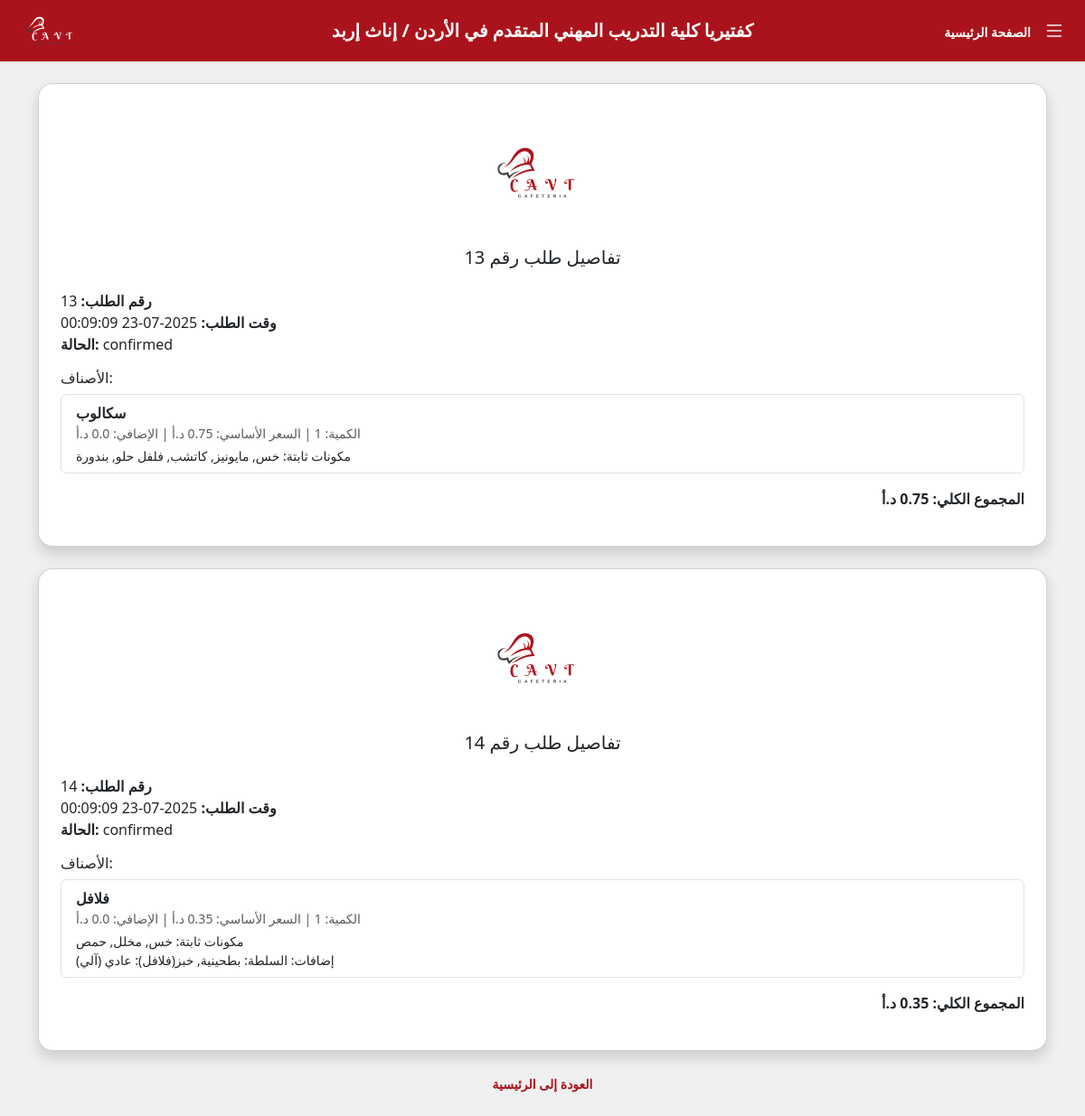
Page /order_waiting/17 (signed in) on the committed database.
### tables this page shows
CREATE TABLE "orders" (
	"id"	INTEGER,
	"user_id"	INTEGER NOT NULL,
	"order_time"	DATETIME NOT NULL DEFAULT CURRENT_TIMESTAMP,
	"status"	TEXT NOT NULL DEFAULT 'pending',
	PRIMARY KEY("id" AUTOINCREMENT),
	FOREIGN KEY("user_id") REFERENCES "User"("id") ON DELETE CASCADE
);

CREATE TABLE "order_details" (
	"id"	INTEGER,
	"order_id"	INTEGER NOT NULL,
	"item_id"	INTEGER NOT NULL,
	"quantity"	INTEGER DEFAULT 1,
	"base_price"	REAL NOT NULL,
	"extra_price"	REAL DEFAULT 0,
	"details_json"	TEXT,
	PRIMARY KEY("id" AUTOINCREMENT),
	FOREIGN KEY("item_id") REFERENCES "MenuItem"("id") ON DELETE CASCADE,
	FOREIGN KEY("order_id") REFERENCES "orders"("id") ON DELETE CASCADE
);

CREATE TABLE "MenuItem" (
	"id"	INTEGER,
	"name"	TEXT NOT NULL,
	"price"	REAL NOT NULL,
	"category_id"	INTEGER NOT NULL,
	"image"	TEXT DEFAULT 'image/default.jpg',
	PRIMARY KEY("id" AUTOINCREMENT),
	FOREIGN KEY("category_id") REFERENCES "category"("id") ON DELETE CASCADE
);

### temp.py (the view)
@app.route('/order_waiting/<int:order_id>')
@login_required
def order_waiting(order_id):
    conn = get_db_connection()
    selected_order = conn.execute('SELECT * FROM orders WHERE id = ?', (order_id,)).fetchone()
    if not selected_order:
        conn.close()
        flash("🚫 لم يتم العثور على الطلب.")
        return redirect(url_for('home'))
    order_date = selected_order['order_time'].split(" ")[0]  # جزء التاريخ فقط
    user_id = session.get('user_id')
    orders = conn.execute('''
        SELECT id, order_time, status
        FROM orders
        WHERE user_id = ? AND DATE(order_time) = ?
        ORDER BY order_time DESC
    ''', (user_id, order_date)).fetchall()
    all_orders = []
    for order in orders:
        order_id = order['id']
        rows = conn.execute('''
            SELECT od.quantity, od.base_price, od.extra_price, od.details_json,
                   m.name AS item_name
            FROM order_details od
            JOIN MenuItem m ON od.item_id = m.id
            WHERE od.order_id = ?
        ''', (order_id,)).fetchall()
        order_items = []
        total = 0
        for row in rows:
            details = json.loads(row['details_json']) if row['details_json'] else {}
            fixed_ingredients = details.get('fixed_ingredients', [])
            custom_options = details.get('custom_options', [])
            notes = details.get('notes', '')
            total_price = row['base_price'] + row['extra_price']
            total += total_price * row['quantity']
            order_items.append({
                'item_name': row['item_name'],
                'quantity': row['quantity'],
                'base_price': row['base_price'],
                'extra_price': row['extra_price'],
                'fixed_ingredients': fixed_ingredients,
                'custom_options': custom_options,
                'notes': notes
            })
        all_orders.append({
            'id': order['id'],
            'order_time': order['order_time'],
            'status': order['status'],
            'items': order_items,
            'total': round(total, 2)
        })
    conn.close()
    return render_template('order_confirmed.html', orders=all_orders)

### database.py (called while the page is built)
def get_db_connection():
    conn = sqlite3.connect("college_users.db")
    conn.row_factory = sqlite3.Row  # بترجع النتائج كـ dict
    return conn

### temp.py (called while the page is built)
def login_required(f):
    @wraps(f)
    def decorated_function(*args, **kwargs):
        if 'user_id' not in session:
            flash('يجب تسجيل الدخول أولاً')
            return redirect(url_for('login'))
        return f(*args, **kwargs)
    return decorated_function

### templates/order_confirmed.html (shortened to what this page needs)
{% extends 'navbar.html' %}
{% block body %}
<div class="container py-4">
  {% for order in orders %}
  <div class="card shadow p-4 mb-4 rounded-4">
    <div class="text-center mb-3">
      <img src="{{ url_for('static', filename='image/CAVT_logo.svg') }}" alt="شعار الكلية" class="rounded" width="140">
    </div>
    <h5 class="text-center mb-4">تفاصيل طلب رقم {{ order['id'] }}</h5>
    <div class="mb-3">
      <strong>رقم الطلب:</strong> {{ order['id'] }}<br>
      <strong>وقت الطلب:</strong> {{ order['order_time'] }}<br>
      <strong>الحالة:</strong> {{ order['status'] }}
    </div>
    <div class="mb-3">
      <h6>الأصناف:</h6>
      <ul class="list-group">
        {% for item in order['items'] %}
        <li class="list-group-item d-flex flex-column">
          <div><strong>{{ item.item_name }}</strong></div>
          <div class="small text-muted">
            الكمية: {{ item.quantity }} | السعر الأساسي: {{ item.base_price }} د.أ | الإضافي: {{ item.extra_price }} د.أ
          </div>
          {% if item.fixed_ingredients or item.custom_options or item.notes %}
          <div class="small mt-1">
            {% if item.fixed_ingredients %}
            <div>مكونات ثابتة: {{ item.fixed_ingredients|join(', ') }}</div>
            {% endif %}
            {% if item.custom_options %}
            <div>
              إضافات:
              {% for opt in item.custom_options %}
              {{ opt.ingredient_name }}: {{ opt.option_name }}{% if not loop.last %}, {% endif %}
              {% endfor %}
            </div>
            {% endif %}
          </div>
          {% endif %}
        </li>
        {% endfor %}
      </ul>
    </div>
    <div class="mb-3 text-end">
      <strong>المجموع الكلي: {{ order.total }} د.أ</strong>
    </div>
  </div>
  {% endfor %}
  <div class="text-center mt-3">
    {% if session.get('user_id') and (session.get('role_id') != 1 ) %}
    <a href="/home" class="text-decoration-none fons-size14px" style="color: #AB131C; font-weight: bold;">
      العودة إلى الرئيسية
    </a>
    {% elif session.get('user_id') and (session.get('role_id') == 1 ) %}
    <a href="/admin" class="text-decoration-none fons-size14px" style="color: #AB131C; font-weight: bold;">
      العودة إلى الرئيسية
    </a>
    {% endif %}
  </div>
</div>
{% endblock %}

### static/style.css (style rules this page uses)
body { font-family: "Segoe UI", Tahoma, Geneva, Verdana, sans-serif; user-select: none; }
.background-color-f0f0f0 { background-color: #f0f0f0 !important; }
.card { animation: fadeIn 0.8s ease-in-out; }
.fons-size14px { font-size: 14px; }

### rows in the picture
orders: id "13", order_time "2025-07-23 00:09:09", status "confirmed", total "0.75"
order_details: item_name "سكالوب", base_price "0.75", extra_price "0.0", fixed_ingredients "خس, مايونيز, كاتشب, فلفل حلو, بندورة"
orders: id "14", order_time "2025-07-23 00:09:09", status "confirmed", total "0.35"
order_details: item_name "فلافل", base_price "0.35", extra_price "0.0", fixed_ingredients "خس, مخلل, حمص", ingredient_name "السلطة" "خبز(فلافل)", option_name "بطحينية" "عادي (آلي)"
